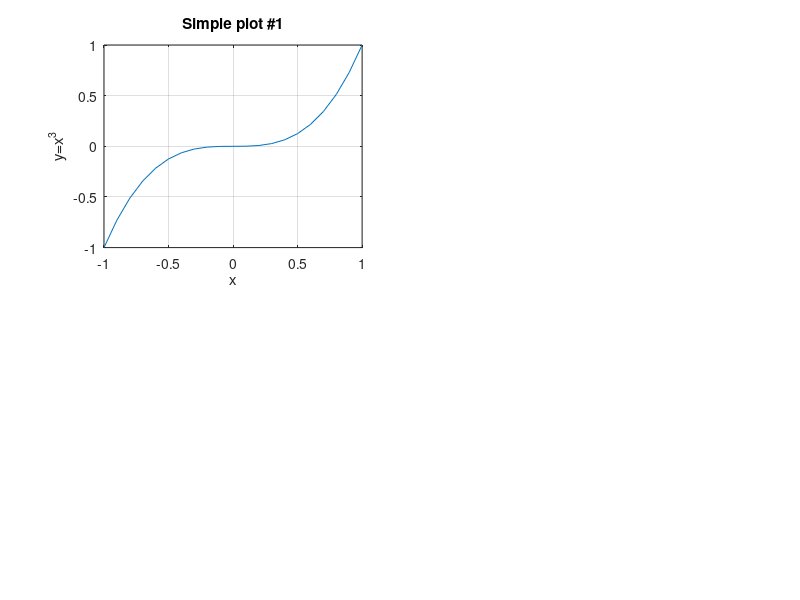

Write the MATLAB code that produced this figure. (Note: this script raises an error after producing the figure.)
close all
clear all
clc

x = -1:0.1:1;
y = x.^3;

figure;

for i=1:4
    subplot(2, 2, i);
    plot(x, y);

    grid on;
    title([ 'Simple plot #', num2str(i) ]);
    ylabel('y=x^3');
    xlabel('x');

    switch i
        case 1
            decimal_comma(gca, 'XY');
            
       case 2
            decimal_comma(gca, 'Y');
            
       case 3
            decimal_comma(gca, 'XY', '%1.2f');
            
       case 4
            decimal_comma(gca, 'X', '%1.2f');
            decimal_comma(gca, 'Y');
            
        otherwise
            
    end
end